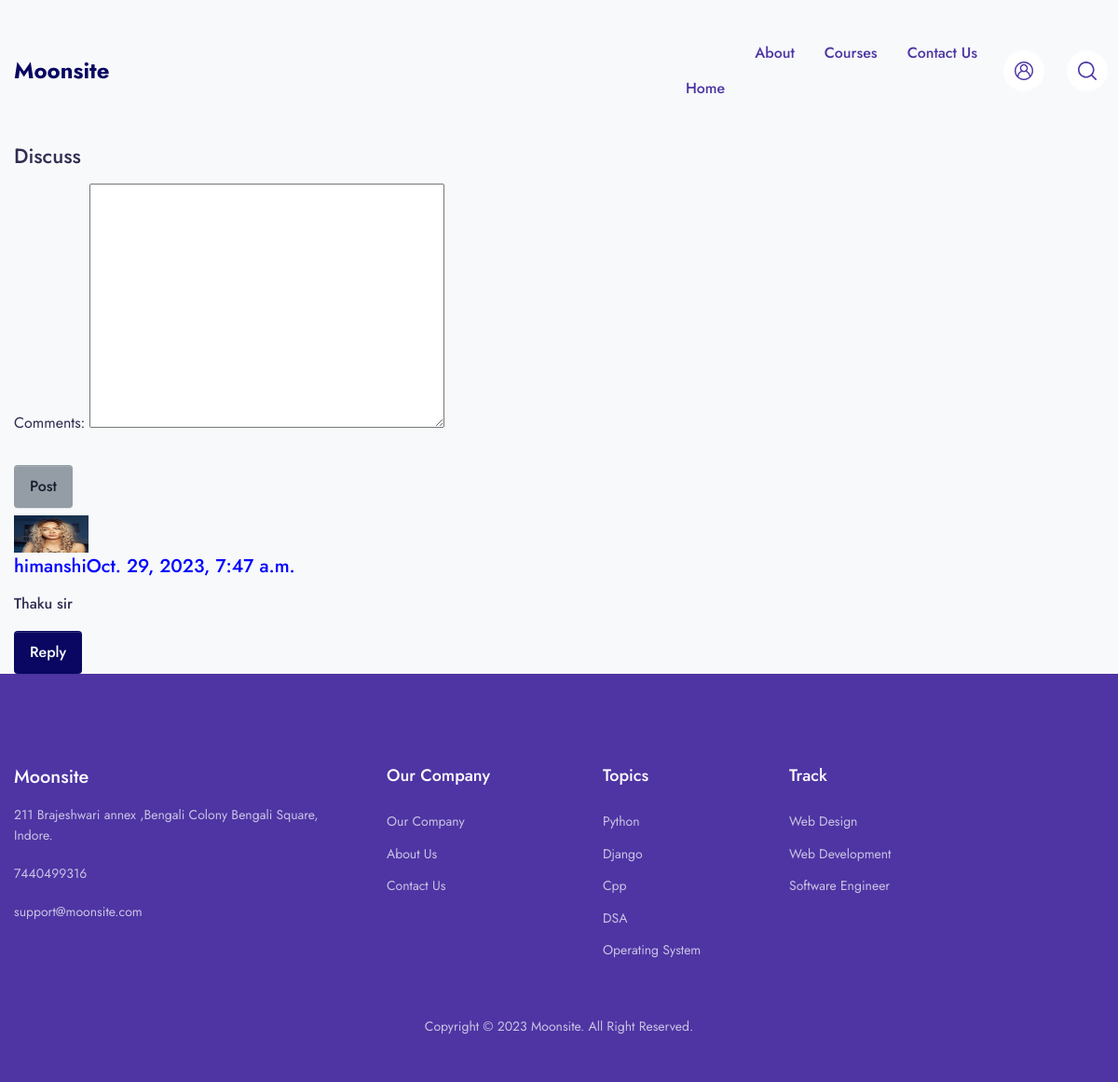
Page /discuss/cpp on the committed database.
### app/models.py (models this page shows, shortened)
class Post(models.Model):
    id = models.AutoField ( primary_key=True )
    name = models.CharField(max_length=100)
    comments =  RichTextField(blank=True ,null=True)
    course = models.ForeignKey ( Course, on_delete=models.CASCADE )
    parent = models.ForeignKey('self',on_delete=models.CASCADE,null=True)
    timestamp=models.DateTimeField(default=now)

### mysite/views.py (the view, shortened to what this page needs)
# urls.py: path('discuss/<slug:slug>',views.discuss,name="discuss"),
def discuss(request,slug):
    course = Course.objects.filter ( slug=slug )[0]
    queries = Post.objects.filter(course=course)
    form = PostForm
    return render(request,'course/discuss.html',{"form":form,'slug':slug,"queries":queries})

### templates/course/discuss.html (shortened to what this page needs)
{% extends 'base.html' %} {% block title%} Discuss_Forum {% endblock %}
 {% block content %}
<div class="container">
  <h3 style="color=blue"> Discuss </h3>
  <div class="form-group">
    <form method="post" action="#">
      {% csrf_token %} {{form.media}} {{form.as_p}}
      <button class="btn btn-sm my-2 btn-secondary" type="submit">Post</button>
    </form>
  </div>
  {% for b in queries %}
    <div class="user-profile col-md-1">
      <img
        src="/static/assets/img/instructors/instructor-1.jpg"
        height="40px"
        width="80px"
        alt=""
      />
    </div>
    <div class="comment col-md-10">
      <h4 style="color: blue">{{b.name}}{{b.timestamp }}</h4>
      <h6>{{b.comments|safe}}</h6>
      <div class="reply">
        <button
          class="btn btn-sm btn-primary"
          type="button"
          data-bs-toggle="collapse"
          data-bs-target="#collapseExample{{b.id}}"
          aria-expanded="false"
          aria-controls="collapseExample"
        >
          Reply
        </button>
      </div>
    </div>
    {% endfor %}
  </div>
  {% endblock %}

### rows in the picture
Post: name "himanshi", timestamp "Oct. 29, 2023, 7:47 a.m.", comments "Thaku sir"
